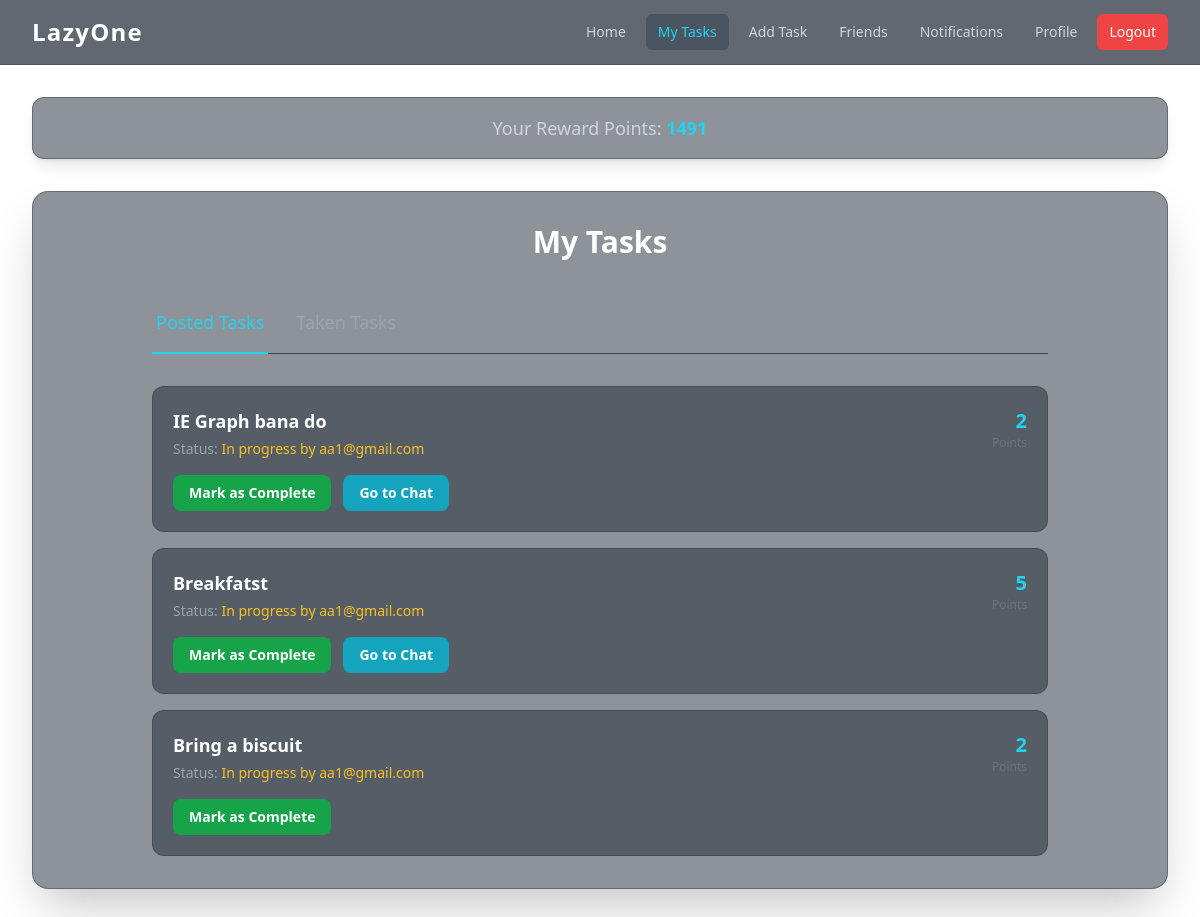
/my_tasks/ (signed in), run on the app's committed database.
### basic/models.py (models this page shows, shortened)
class Task(models.Model):
    title = models.CharField(max_length=200)
    description = models.TextField()
    reward = models.PositiveIntegerField()
    posted_by = models.ForeignKey(User, on_delete=models.CASCADE, related_name='posted_tasks')
    created_at = models.DateTimeField(auto_now_add=True)
    is_taken = models.BooleanField(default=False)
    taken_by = models.ForeignKey(User, on_delete=models.SET_NULL, null=True, blank=True, related_name='taken_tasks')
    is_completed = models.BooleanField(default=False)

### basic/views.py (the view)
# urls.py: path('my_tasks/', views.my_tasks, name='my_tasks'),
@login_required(login_url='/login')
def my_tasks(request):
    posted_tasks = Task.objects.filter(posted_by=request.user).order_by('-created_at')
    taken_tasks = Task.objects.filter(taken_by=request.user).order_by('-created_at')
    return render(request, 'my_tasks.html', {'posted_tasks': posted_tasks, 'taken_tasks': taken_tasks})

### basic/context_processors.py (called while the page is built)
def firebase_keys(request):
    return {
        'FIREBASE_API_KEY': settings.FIREBASE_API_KEY,
        'FIREBASE_AUTH_DOMAIN': settings.FIREBASE_AUTH_DOMAIN,
        'FIREBASE_PROJECT_ID': settings.FIREBASE_PROJECT_ID,
        'FIREBASE_STORAGE_BUCKET': settings.FIREBASE_STORAGE_BUCKET,
        'FIREBASE_MESSAGING_SENDER_ID': settings.FIREBASE_MESSAGING_SENDER_ID,
        'FIREBASE_APP_ID': settings.FIREBASE_APP_ID,
    }

### basic/templates/my_tasks.html (shortened to what this page needs)
{% extends 'base.html' %}
{% block content %}
<div class="max-w-4xl mx-auto">
    <h2 class="text-3xl font-bold text-white mb-8 text-center">My Tasks</h2>
    <div class="mb-8">
        <div class="border-b border-gray-700">
            <nav class="-mb-px flex space-x-6" aria-label="Tabs">
                <button id="tab-posted" class="whitespace-nowrap py-4 px-1 border-b-2 font-medium text-lg text-cyan-400 border-cyan-400">
                </button>
                <button id="tab-taken" class="whitespace-nowrap py-4 px-1 border-b-2 font-medium text-lg text-gray-400 hover:text-white hover:border-gray-300 border-transparent">
                </button>
            </nav>
        </div>
    </div>
    <div id="content-posted" class="space-y-4">
        {% for task in posted_tasks %}
            <div class="bg-gray-800/50 border border-gray-700/50 rounded-xl p-5 transition-all duration-300 hover:shadow-cyan-500/20 hover:shadow-lg hover:border-cyan-500/50">
                <div class="flex justify-between items-start">
                    <div>
                        <h3 class="text-lg font-bold text-white">{{ task.title }}</h3>
                        <p class="text-sm text-gray-400 mt-1">
                            Status:
                            {% if task.is_completed %}<span class="text-green-400">Completed by {{ task.taken_by.username }}</span>
                            {% elif task.is_taken %}<span class="text-amber-400">In progress by {{ task.taken_by.username }}</span>
                            {% else %}<span class="text-cyan-400">Waiting for taker</span>
                            {% endif %}
                        </p>
                    </div>
                    <div class="text-right flex-shrink-0 ml-4">
                        <p class="text-xl font-semibold text-cyan-400">{{ task.reward }}</p>
                        <p class="text-xs text-gray-500">Points</p>
                    </div>
                </div>
                <div class="mt-4 flex items-center space-x-3">
                    {% if task.is_completed %}
                        {% if task.conversation %}
                            <a href="{% url 'chat_view' task.conversation.id %}" class="inline-block bg-gray-600 text-white font-semibold px-4 py-2 rounded-lg hover:bg-gray-500 transition-colors text-sm">View Chat</a>
                        {% endif %}
                    {% elif task.is_taken %}
                        <a href="{% url 'complete_task' task.id %}" class="inline-block bg-green-600 text-white font-semibold px-4 py-2 rounded-lg hover:bg-green-500 transition-colors text-sm">Mark as Complete</a>
                        {% if task.conversation %}
                            <a href="{% url 'chat_view' task.conversation.id %}" class="inline-block bg-cyan-500/80 text-white font-semibold px-4 py-2 rounded-lg hover:bg-cyan-500 transition-colors text-sm">Go to Chat</a>
                        {% endif %}
                    {% endif %}
                </div>
            </div>
        {% empty %}
            <div class="bg-gray-800/50 border border-gray-700/50 rounded-xl p-8 text-center">
                <p class="text-gray-400">You haven't posted any tasks yet.</p>
            </div>
        {% endfor %}
    </div>
</div>
{% endblock %}

### data on the page
Task: title "IE Graph bana do", taken_by.username "aa1@gmail.com", reward "2", is_completed "Mark as Complete"
Task: title "Breakfatst", taken_by.username "aa1@gmail.com", reward "5", is_completed "Mark as Complete"
Task: title "Bring a biscuit", taken_by.username "aa1@gmail.com", reward "2", is_completed "Mark as Complete"
